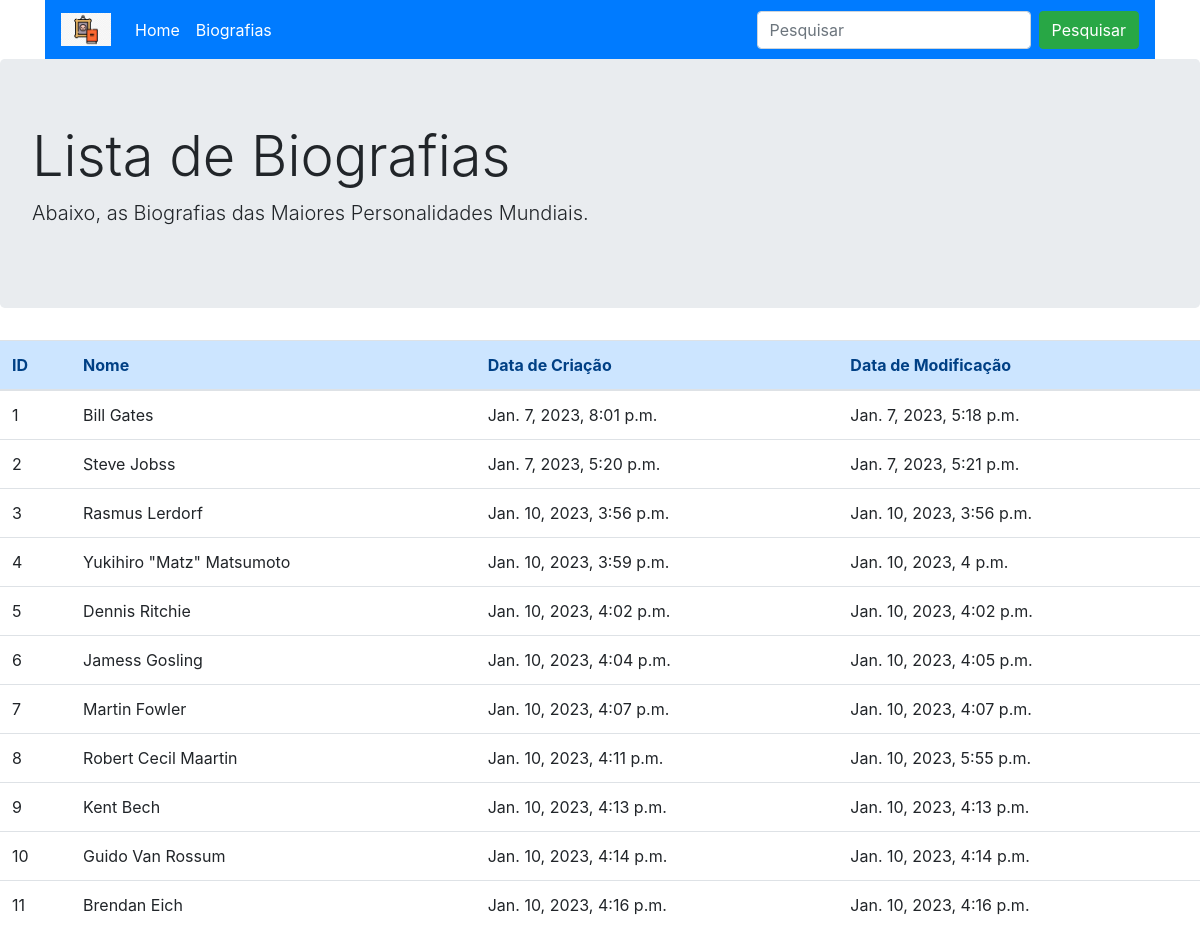
The app's page /lista/ with its own data.
### core/models.py (models this page shows, shortened)
class Pessoa (models.Model):
    nome = models.CharField(max_length=200)
    biografia = models.TextField()
    url_foto = models.CharField(max_length=1000)
    data_criacao = models.DateTimeField(auto_now_add=True)
    data_modificacao = models.DateTimeField(auto_now=True)

### core/views.py (the view)
# urls.py: path('lista/', views.lista, name='lista'),
def lista(request):
    pesquisa = request.GET.get('pesquisa')
    if pesquisa:
        pessoas = Pessoa.objects.filter(biografia__contains=pesquisa)
    else:
        pessoas = Pessoa.objects.all()
    context = {
        'pessoas': pessoas
    }
    return render(request, 'core/lista.html', context=context)

### core/templates/core/lista.html (shortened to what this page needs)
{% extends 'base.html' %}
{% block content %}
<div class="jumbotron">
    <h1 class="display-4">Lista de Biografias</h1>
    <p class="lead">Abaixo, as Biografias das Maiores Personalidades Mundiais.</p>
</div>
<table class="table">
    <thead>
    <tr class = "alert-primary">
        <th>ID</th>
        <th>Nome</th>
        <th>Data de Criação</th>
        <th>Data de Modificação</th>
    </tr>
    </thead>
    <tbody>
    {% for pessoa in pessoas %}
    <tr>
        <td>{{ pessoa.id }}</td>
        <td>{{ pessoa.nome}}</td>
        <td>{{ pessoa.data_criacao}}</td>
        <td>{{ pessoa.data_modificacao}}</td>
    </tr>
    {% endfor %}
    </tbody>
</table>
{% endblock %}

### core/templates/base.html (shortened to what this page needs)
<!doctype html>
{% load static %}
<html lang="en">
<head>
    <link rel="stylesheet" href="https://cdn.jsdelivr.net/npm/bootstrap@4.5.3/dist/css/bootstrap.min.css"
>
</head>
<body>
<div class="container">
    {% include 'core/navbar.html' %}
</div>
<div class="'container">
    {% block content %}
    {% endblock %}
</div>
</body>
</html>

### core/templates/core/navbar.html (shortened to what this page needs)
{% load static %}
<nav class="navbar navbar-expand-lg navbar-dark bg-primary">
  <a class="navbar-brand" href="{% url 'index' %}">
      <img src="{% static 'img/logo.png' %}" width="50">
  </a>
  <div class="collapse navbar-collapse" id="navbarSupportedContent">
    <ul class="navbar-nav mr-auto">
      <li class="nav-item active">
        <a class="nav-link" href="{% url 'index' %}">Home</a>
      </li>
     <li class="nav-item active">
        <a class="nav-link" href="{% url 'lista' %}">Biografias</a>
      </li>
    </ul>
    <form class="form-inline my-2 my-lg-0" action="{% url 'lista' %}" method="get">
      <input class="form-control mr-sm-2" type="search" name="pesquisa" placeholder="Pesquisar" aria-label="Search">
      <button class="btn btn-success my-2 my-sm-0" type="submit">Pesquisar</button>
    </form>
  </div>
</nav>

### records on screen
Pessoa: id "1", nome "Bill Gates", data_criacao "Jan. 7, 2023, 8:01 p.m.", data_modificacao "Jan. 7, 2023, 5:18 p.m."
Pessoa: id "2", nome "Steve Jobss", data_criacao "Jan. 7, 2023, 5:20 p.m.", data_modificacao "Jan. 7, 2023, 5:21 p.m."
Pessoa: id "3", nome "Rasmus Lerdorf", data_criacao "Jan. 10, 2023, 3:56 p.m.", data_modificacao "Jan. 10, 2023, 3:56 p.m."
Pessoa: id "4", nome "Yukihiro \"Matz\" Matsumoto", data_criacao "Jan. 10, 2023, 3:59 p.m.", data_modificacao "Jan. 10, 2023, 4 p.m."
Pessoa: id "5", nome "Dennis Ritchie", data_criacao "Jan. 10, 2023, 4:02 p.m.", data_modificacao "Jan. 10, 2023, 4:02 p.m."
Pessoa: id "6", nome "Jamess Gosling", data_criacao "Jan. 10, 2023, 4:04 p.m.", data_modificacao "Jan. 10, 2023, 4:05 p.m."
Pessoa: id "7", nome "Martin Fowler", data_criacao "Jan. 10, 2023, 4:07 p.m.", data_modificacao "Jan. 10, 2023, 4:07 p.m."
Pessoa: id "8", nome "Robert Cecil Maartin", data_criacao "Jan. 10, 2023, 4:11 p.m.", data_modificacao "Jan. 10, 2023, 5:55 p.m."
Pessoa: id "9", nome "Kent Bech", data_criacao "Jan. 10, 2023, 4:13 p.m.", data_modificacao "Jan. 10, 2023, 4:13 p.m."
Pessoa: id "10", nome "Guido Van Rossum", data_criacao "Jan. 10, 2023, 4:14 p.m.", data_modificacao "Jan. 10, 2023, 4:14 p.m."
Pessoa: id "11", nome "Brendan Eich", data_criacao "Jan. 10, 2023, 4:16 p.m.", data_modificacao "Jan. 10, 2023, 4:16 p.m."
